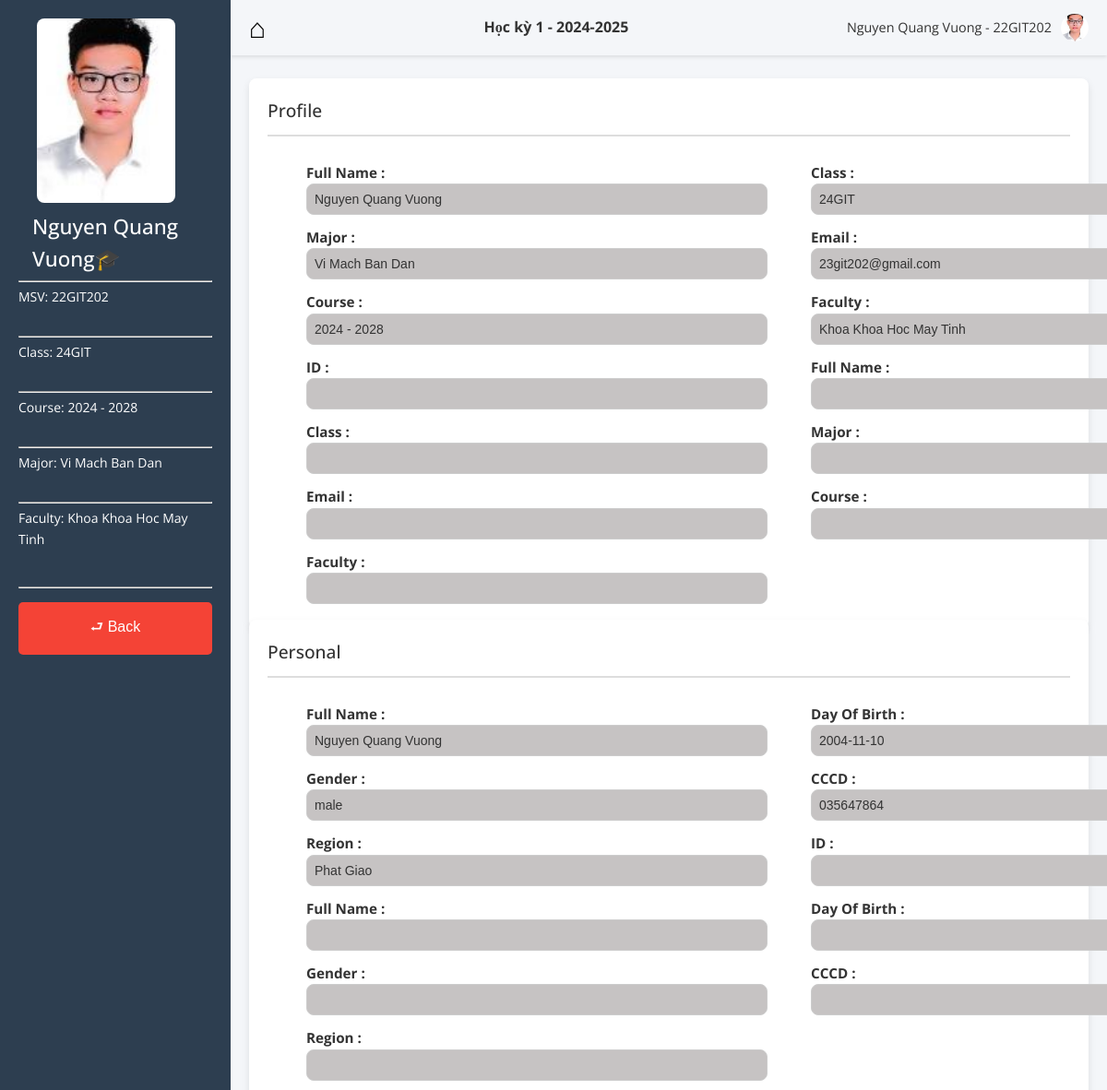
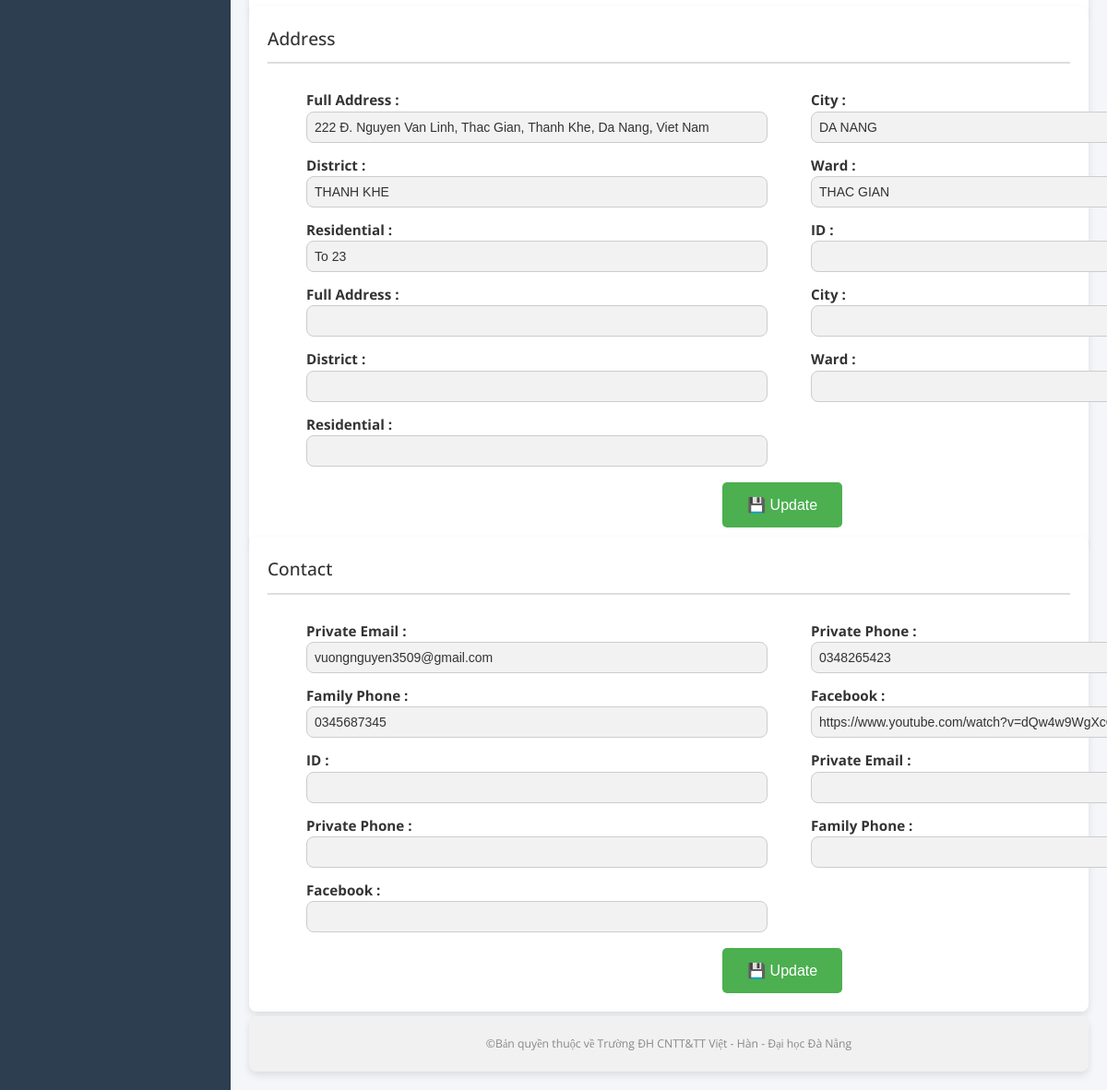
The page /edit.php (signed in) on the database its author committed (2 pictures, top to bottom).
### tables this page shows
CREATE TABLE `school_info` (
  `ID` varchar(9) NOT NULL,
  `Full Name` varchar(50) NOT NULL,
  `Class` varchar(5) NOT NULL,
  `Major` varchar(50) NOT NULL,
  `Email` varchar(50) NOT NULL,
  `Course` varchar(50) NOT NULL,
  `Faculty` varchar(50) NOT NULL
);

CREATE TABLE `private_info` (
  `ID` varchar(9) NOT NULL,
  `Full Name` varchar(50) NOT NULL,
  `Day Of Birth` date NOT NULL,
  `Gender` varchar(14) NOT NULL,
  `CCCD` varchar(12) NOT NULL,
  `Region` varchar(50) NOT NULL
);

CREATE TABLE `address_info` (
  `ID` varchar(9) NOT NULL,
  `Full Address` varchar(100) NOT NULL,
  `City` varchar(50) NOT NULL,
  `District` varchar(50) NOT NULL,
  `Ward` varchar(50) NOT NULL,
  `Residential` varchar(50) DEFAULT NULL
);

CREATE TABLE `contact_info` (
  `ID` varchar(9) NOT NULL,
  `Private Email` varchar(50) NOT NULL,
  `Private Phone` varchar(50) NOT NULL,
  `Family Phone` varchar(50) NOT NULL,
  `Facebook` varchar(100) NOT NULL
);

### public/edit.php (the view, shortened to what this page needs)
<?php
$id = $_SESSION['id_session'];
require('conn.php');
?>
<!DOCTYPE html>
<html lang="vi">
<head>
  <link rel="stylesheet" href="assets/css/edit.css">
</head>
<body>
  <div class="container">
  <aside class="sidebar">
  <div class="profile">
    <form method="post" enctype="multipart/form-data">
    <?php
    $path ='uploads/'.$id.'/';
    $all_file = scandir($path);
    foreach($all_file as $f){
      if ($f !== '.' && $f !== '..'){
        $profile_path = $path . $f;
        break;
      }
    }
    echo '<label for="profile-pic-upload" class="profile-pic-label"><img src="'.  $profile_path .'" alt="Profile Picture" class="profile-pic"></label>';
    ?>
    </form>
    <?php
      $QR_school_info = "SELECT * FROM school_info WHERE ID = '$id'";
      $result_row = mysqli_execute_query($conn, $QR_school_info);
      $Row_value = $result_row->fetch_array();
      $fullname = $Row_value[1];
      $msv      = $Row_value[0];
      echo "<h2>" . $Row_value[1] . "&#x1F393;</h2>";
      echo "<hr>";
      echo "<p style=".'"font-size: 14px;"' .">MSV: " . $Row_value[0] . "</p>";
      echo "<br>";echo "<hr>";
      echo "<p style=".'"font-size: 14px;"' .">Class: " . $Row_value[2]. "</p>";
      echo "<br>";echo "<hr>";
      echo "<p style=".'"font-size: 14px;"' .">Course: " . $Row_value[5] . "</p>";
      echo "<br>";echo "<hr>";
      echo "<p style=".'"font-size: 14px;"' .">Major: " . $Row_value[3] . "</p>";
      echo "<br>";echo "<hr>";
      echo "<p style=".'"font-size: 14px;"' .">Faculty: " . $Row_value[6] . "</p>";
    ?>
    <hr style="margin-top: 40px;color : #c6c3c3">
  <?php
  echo '<a href="Profile.php?id='.$id.'"><button class="logout-btn">&#x2B90; Back </button></a>';
  ?>
  </div>
</aside>
    <div class="unique-top-right-bar">
  <div class="unique-menu-icon">
    <div class="unique-bar"><a href="dashboard.php?id=" class="unique-bar">&#x2302;</a></div>
  </div>
  <div class="unique-title">
    Học kỳ 1 - 2024-2025
  </div>
  <div class="unique-user-info">
   <?php echo "<span>". $fullname . " - " . $msv ."</span>"; ?>
    <?php
    echo '<img src="'. $profile_path .'" alt="Avatar" class="unique-avatar">';
     ?>
  </div>
</div>
    <main class="content">
    <section class="personal-info" id="personal-info" >
        <h3>Profile</h3>
        <div class="info-grid" >
  <form>
    <table>
        <?php
          $QC_school_info="SELECT COLUMN_NAME FROM INFORMATION_SCHEMA.COLUMNS WHERE TABLE_NAME = 'school_info'";
          $QR_school_info="SELECT * FROM school_info WHERE ID = '$id'";
          $result_column = mysqli_execute_query($conn,$QC_school_info);
          $result_row = mysqli_execute_query($conn,$QR_school_info);
          $Row_value=$result_row->fetch_array();
          $i=1;
          while($Column_name=$result_column->fetch_array() ){
            echo ($i % 2 == 1 ) ? '<tr>' : '';
            echo '<td style="padding-left: 40px; padding-right: 5px;"><div><strong>'."$Column_name[0] : "."</strong>";
            echo "<br>";
            echo '<input style=" background-color: #c6c3c3; cursor :not-allowed;" disabled
             type="text" value="'.$Row_value[$i].'">'."</div></td>";
            echo ($i % 2 == 0 ) ? '</tr>' : '';
            $i++;
          }
            ?>
    </table>
  </form>
        </div>
      </section>
      <section class="personal-info">
        <h3>Personal</h3>
        <div class="info-grid">
        <form method="GET">
      <table>
        <?php
          $QC_private_info="SELECT COLUMN_NAME FROM INFORMATION_SCHEMA.COLUMNS WHERE TABLE_NAME = 'private_info'";
          $QR_private_info="SELECT * FROM private_info WHERE ID = '$id'";
          $result_column = mysqli_execute_query($conn,$QC_private_info);
          $result_row = mysqli_execute_query($conn,$QR_private_info);
          $Row_value=$result_row->fetch_array();
          $i=1;
          while($Column_name=$result_column->fetch_array() ){
            echo ($i % 2 == 1 ) ? '<tr>' : '';
            echo '<td style="padding-left: 40px; padding-right: 5px;"><div><strong>'."$Column_name[0] : "."</strong>";
            echo "<br>";
            echo '<input style=" background-color: #c6c3c3; cursor :not-allowed;" disabled type="text" value="'.$Row_value[$i].'">'."</div></td>";
            echo ($i % 2 == 0 ) ? '</tr>' : '';
            $i++;
          }
            ?>
    </table>
  </form>
        </div>
      </section>
      <section class="address-info" >
        <h3>Address</h3>
        <div class="info-grid" id="address-grid">
  <form method="POST">
      <table>
        <?php
          $QC_address_info="SELECT COLUMN_NAME FROM INFORMATION_SCHEMA.COLUMNS WHERE TABLE_NAME = 'address_info'";
          $QR_address_info="SELECT * FROM address_info WHERE ID = '$id'";
          $result_column = mysqli_execute_query($conn,$QC_address_info);
          $result_row = mysqli_execute_query($conn,$QR_address_info);
          $Row_value=$result_row->fetch_array();
          $i=1;
          while($Column_name=$result_column->fetch_array() ){
            echo ($i % 2 == 1 ) ? '<tr>' : '';
            echo '<td style="padding-left: 40px; padding-right: 5px;"><div><strong>'."$Column_name[0] : "."</strong>";
            echo "<br>";
            echo '<input required type="text" name="address[]" value="'.$Row_value[$i].'">'."</div></td>";
            echo ($i % 2 == 0 ) ? '</tr>' : '';
            $i++;
          }
            ?>
    </table>
    <input type="submit" name='update_address_info' id='update_address_info'
        style="background-color: #4CAF50; color: white; border: none;  caret-color: #4CAF50;
        padding: 15px 20px 15px 20px ;
         margin-left: 45%; margin-top :10px;
        width : 130px; text-align: center; text-decoration: none;
        display: inline-block; font-size: 16px;
        cursor: pointer; border-radius: 5px;"
          value="&#x1F4BE; Update">
  </form>
        </div>
      </section>
      <section class="contact-info" >
        <h3>Contact</h3>
        <div class="info-grid" id="contact-info">
  <form method="POST">
      <table>
        <?php
          $QC_contact_info="SELECT COLUMN_NAME FROM INFORMATION_SCHEMA.COLUMNS WHERE TABLE_NAME = 'contact_info'";
          $QR_contact_info="SELECT * FROM contact_info WHERE ID = '$id'";
          $result_column = mysqli_execute_query($conn,$QC_contact_info);
          $result_row = mysqli_execute_query($conn,$QR_contact_info);
          $Row_value=$result_row->fetch_array();
          $i=1;
          while($Column_name=$result_column->fetch_array() ){
            echo ($i % 2 == 1 ) ? '<tr>' : '';
            echo '<td style="padding-left: 40px; padding-right: 5px;"><div><strong>'."$Column_name[0] : "."</strong>";
            echo "<br>";
            echo '<input require type="text" name="contact[]" value="'.$Row_value[$i].'">'."</div></td>";
            echo ($i % 2 == 0 ) ? '</tr>' : '';
            $i++;
          }
            ?>
    </table>
    <input type="submit" name='update_contact_info' id='update_address_info'
        style="background-color: #4CAF50; color: white; border: none;  caret-color: #4CAF50;
        padding: 15px 20px 15px 20px ;
         margin-left: 45%; margin-top : 10px;
        width : 130px; text-align: center; text-decoration: none;
        display: inline-block; font-size: 16px;
        cursor: pointer; border-radius: 5px;"
          value="&#x1F4BE; Update">
  </form>
        </div>
      </section>
      <footer>
        <p>©Bản quyền thuộc về Trường ĐH CNTT&TT Việt - Hàn - Đại học Đà Nẵng</p>
      </footer>
    </main>
  </div>
</body>
</html>

### public/assets/css/edit.css (style rules this page uses)
* { box-sizing: border-box; margin: 0; padding: 0; }
body { font-family:'Open Sans', 'Roboto'; background-color: #f4f6f9; color: #333; line-height: 1.6; }
.container { display: flex; height: 100vh; }
.sidebar { width: 250px; background-color: #2d3e50; color: #fff; padding: 20px; display: flex; flex-direction: column; justify-content: space-between; align-items: center; }
.profile-pic-label { position: relative; display: inline-block; margin-left: 20px; cursor: pointer; }
.profile-pic { width: 150px; height: 200px; object-fit: cover; border-radius: 8px; transition: opacity 0.3s ease; }
.profile-pic-label::before { content: "Upload"; position: absolute; top: 0; left: 0; width: 100%; height: 90%; background-color: rgba(0, 0, 0, 0.5); color: white; display: flex; align-items: center; justify-content: center; font-size: 18px; font-weight: bold; border-radius: 8px 8px 0 0; opacity: 0; transition: opacity 0.3s ease; }
h2 { font-size: 1.4em; font-weight: 500; margin-bottom: 5px; margin-left: 15px; }
p { font-size: 0.9em; margin: 5px 0; }
.logout-btn, .save-btn { width: 100%; padding: 15px; margin-top: 15px; border: none; border-radius: 5px; cursor: pointer; font-size: 1em; font-weight: 500; }
.logout-btn { background-color: #f44336; color: white; padding-left: 60px; padding-right: 60px; }
.content { flex: 1; padding: 20px; overflow-y: auto; }
.personal-info, .family-info, .address-info, .contact-info { background-color: #fff; padding: 20px; margin-bottom: -15px; margin-top: 5px; border-radius: 8px; box-shadow: 0 4px 8px rgba(0, 0, 0, 0.1); }
h3 { font-size: 1.2em; font-weight: 500; color: #333; border-bottom: 2px solid #ddd; padding-bottom: 10px; margin-bottom: 20px; }
.info-grid, .family-grid { display: grid; grid-template-columns: repeat(2, 1fr); gap: 15px; font-size: 0.95em; }
.info-grid div strong, .family-grid div strong { font-weight: 700; color: #333; }
.info-grid div, .family-grid div { padding: 5px 0; }
.unique-top-right-bar { display: flex; align-items: center; justify-content: space-between; background-color: #f4f6f9; padding: 10px 20px; box-shadow: 0 2px 4px rgba(0, 0, 0, 0.1); position:absolute; top: 0; right: 0; width: calc(100% - 250px); max-width: 100%; height: 60px; z-index: 10; }
.unique-title { font-size: 1em; font-weight: bold; color: #333; flex-grow: 1; text-align: center; }
.unique-user-info { display: flex; align-items: center; gap: 10px; }
.unique-user-info span { font-size: 0.9em; color: #333; }
.unique-avatar { width: 30px; height: 30px; border-radius: 50%; object-fit: cover; }
.unique-bar { text-decoration: none; color: black; cursor: pointer; font-size: 30px; transition: color 0.2s ease; }
.content { margin-top: 60px; padding: 20px; }
input[type="text"] { width: 500px; padding: 8px; border: 1px solid #ccc; border-radius: 8px; background-color: #f2f2f2; font-size: 14px; color: #333; outline: none; }

### rows shown on the page
school_info: Full Name "Nguyen Quang Vuong", ID "22GIT202", Class "24GIT", Course "2024 - 2028", Major "Vi Mach Ban Dan", Faculty "Khoa Khoa Hoc May Tinh", Email "23git202@gmail.com"
private_info: Full Name "Nguyen Quang Vuong", Day Of Birth "2004-11-10", Gender "male", CCCD "035647864", Region "Phat Giao"
address_info: Full Address "222 Đ. Nguyen Van Linh, Thac Gian, Thanh Khe, Da Nang, Viet Nam", City "DA NANG", District "THANH KHE", Ward "THAC GIAN", Residential "To 23"
contact_info: Private Email "vuongnguyen3509@gmail.com", Private Phone "0348265423", Family Phone "0345687345", Facebook "https://www.youtube.com/watch?v=dQw4w9WgXcQ"

### other values the page prints
$Column_name[0] "Full Name"
$Column_name[0] "Class"
$Column_name[0] "Major"
$Column_name[0] "Email"
$Column_name[0] "Course"
$Column_name[0] "Faculty"
$Column_name[0] "ID"
$Column_name[0] "Day Of Birth"
$Column_name[0] "Gender"
$Column_name[0] "CCCD"
$Column_name[0] "Region"
$Column_name[0] "Full Address"
$Column_name[0] "City"
$Column_name[0] "District"
$Column_name[0] "Ward"
